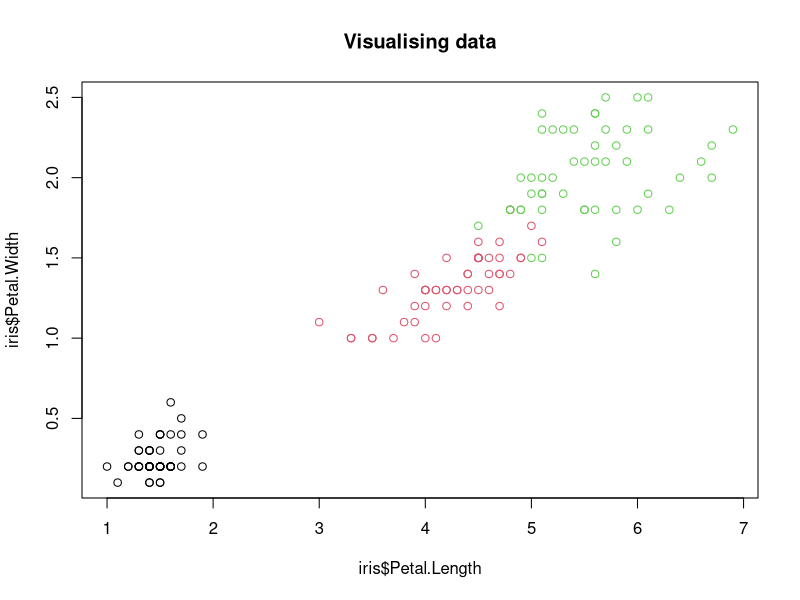
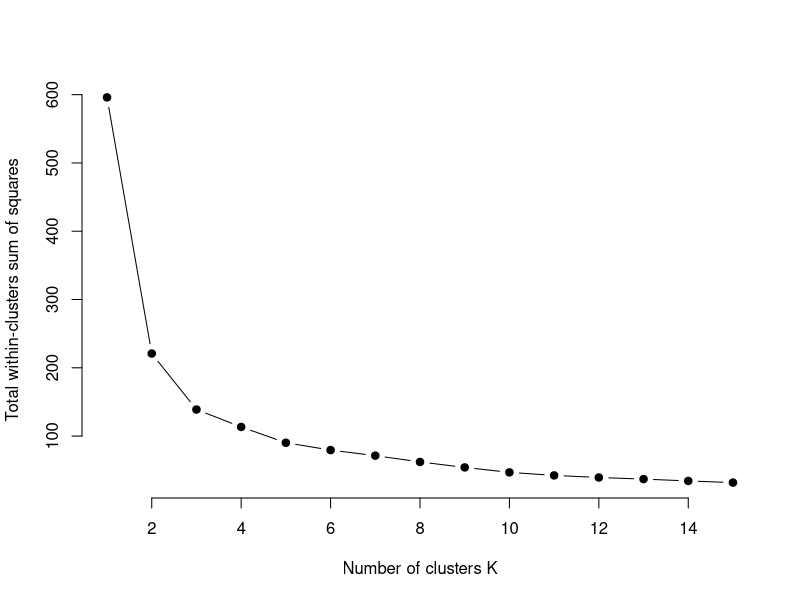
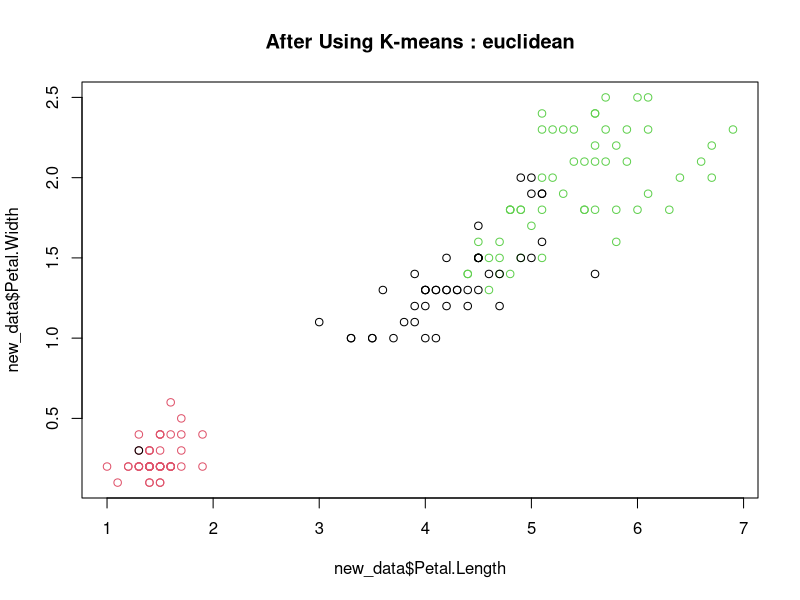
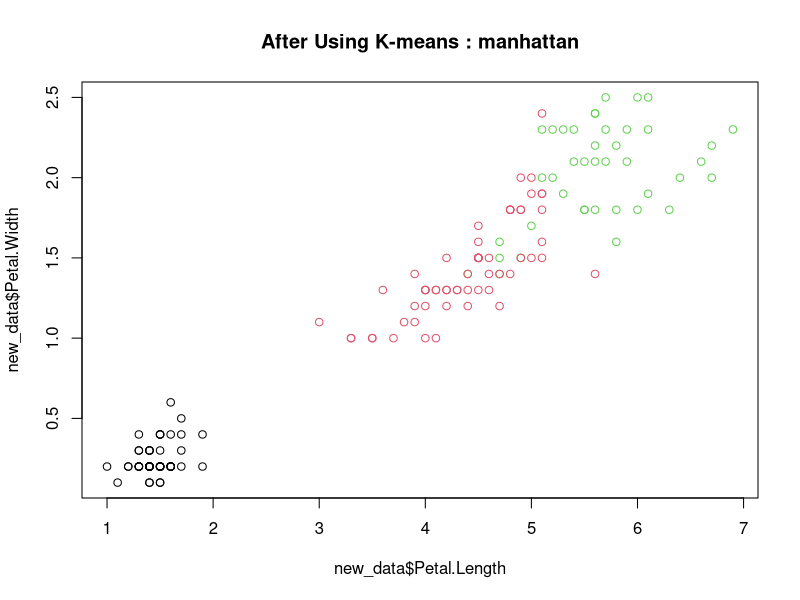

Write R code to recreate these figures, in order.
KmeansFunc <- function(data,K,distFunc) {
  set.seed(123)
  centroids<-data[sample(nrow(data),3),]
  print(centroids)
  
  max_iterations<-300
  centroid_updation<-TRUE
  clusters<-vector("list", nrow(data))
  
  while (max_iterations>0 && centroid_updation){
    for (row in 1:nrow(data)){
      x<-data[row,]
      min_distance<-Inf
      for(centroid in 1:K){
        selected_centroid<-centroids[centroid,]
        distance<-dist(rbind(x,selected_centroid), distFunc)
        
        if(distance < min_distance){
          clusters[row] <- centroid
          min_distance <- distance
        }
      }
    }
    old_centroids<-centroids
    for(row_centroid in 1:K){
      for(col_centroid in 1:ncol(data)){
        sum<-0.0
        count<-0.0
        average<-NULL
        for(row in 1:nrow(data)){
          if(row_centroid == clusters[row]){
            sum<-sum + data[row, col_centroid]
            count<-count+1
            if(count>0){
              average<-sum/count
            }
          }
        }
        centroids[row_centroid, col_centroid] <- average
      }
    }
    
    centroid_updation <- !(all(old_centroids==centroids))
    max_iterations <- max_iterations-1
  }
  
  new_data<-iris
  new_data$Cluster<-as.factor(as.numeric(clusters))
  print(head(new_data))
  
  plot(new_data$Petal.Length, new_data$Petal.Width, col=new_data$Cluster,
       main=paste("After Using K-means :", distFunc))
}


print(summary(iris))
plot(iris$Petal.Length, iris$Petal.Width, col=iris$Species, 
     main="Visualising data")

iris$Species<-NULL
print(head(iris))
scaled_data<- as.matrix(scale(iris))
k.max <- 15
data <- scaled_data
wss <- sapply(1:k.max, 
              function(k){kmeans(data, k, nstart=50,iter.max = 300)$tot.withinss})
print(wss)
plot(1:k.max, wss,
     type="b", pch = 19, frame = FALSE,
     xlab="Number of clusters K",
     ylab="Total within-clusters sum of squares")


K<-3
KmeansFunc(data, 3, "euclidean")
KmeansFunc(data, 3, "manhattan")

